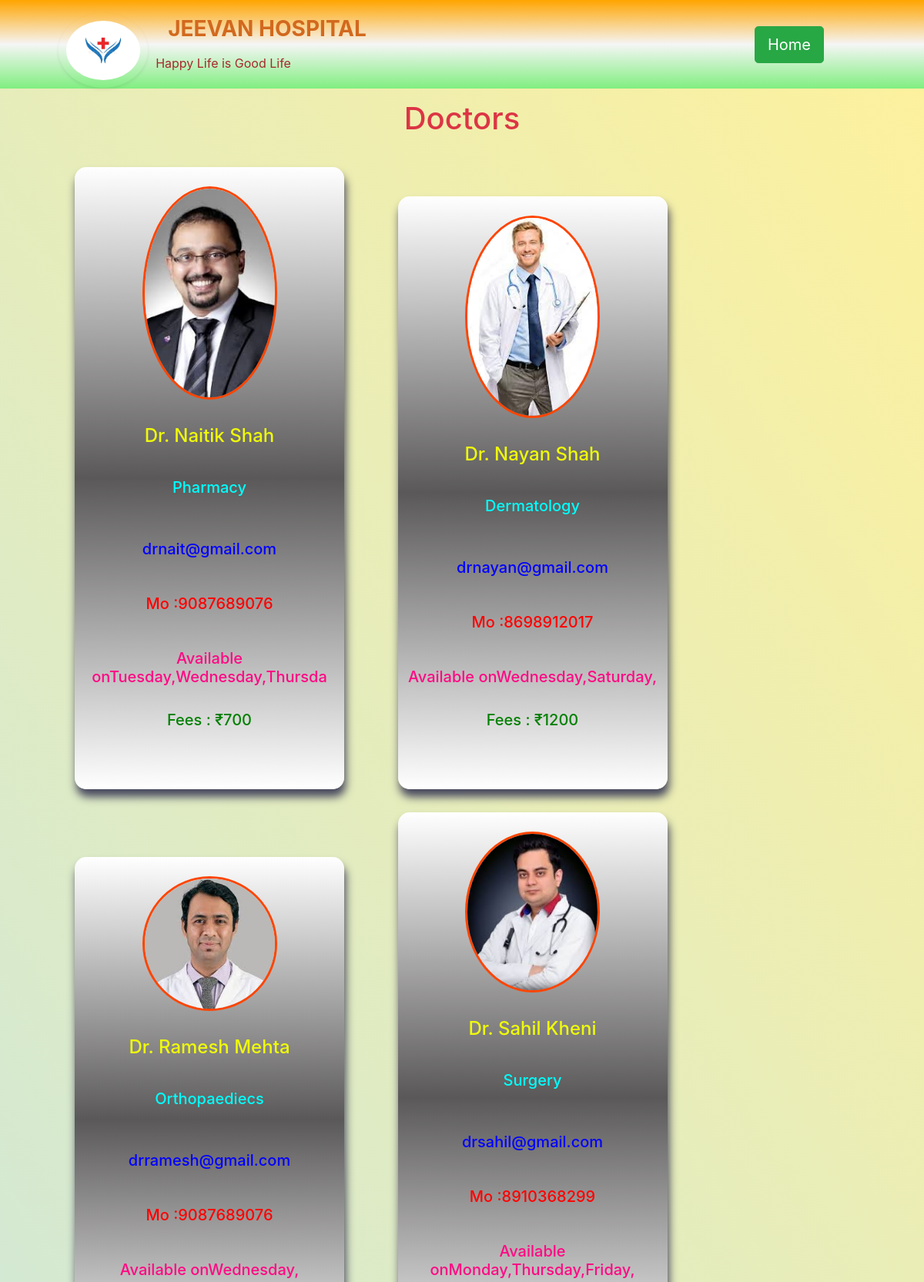
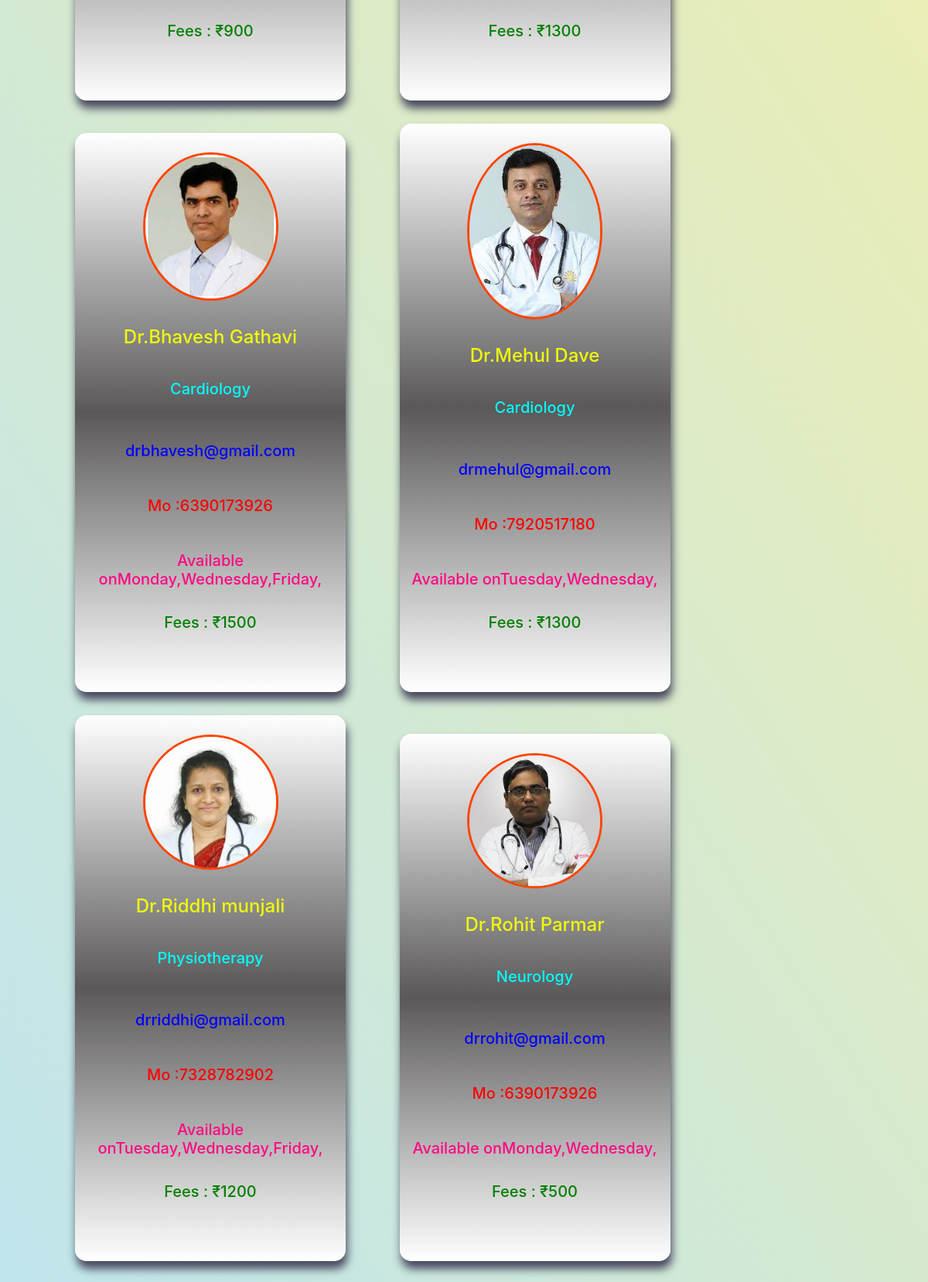
The app's page /doc.php (upper part) with its own data (2 pictures, top to bottom).
### tables this page shows
CREATE TABLE `doctor` (
  `did` int(10) NOT NULL,
  `doctornm` varchar(35) NOT NULL,
  `departnm` varchar(35) NOT NULL,
  `email` varchar(35) NOT NULL,
  `drimg` varchar(100) NOT NULL,
  `day` varchar(25) NOT NULL,
  `mobile` bigint(10) NOT NULL,
  `fees` bigint(5) NOT NULL
);

### doc.php (the view, shortened to what this page needs)
<!DOCTYPE html>
<html>
    <head>
        <link rel="stylesheet" href="https://cdn.jsdelivr.net/npm/bootstrap@4.6.1/dist/css/bootstrap.min.css">
        <link href="side1.css" rel="stylesheet">
    </head>
    <body>
    <header>
    <div class="tophead">
        <div class="brandlogo">
            <div class=" p-3 ">
                <div class="media pt-3 align-items-center">
                    <img src="images/logo1.png" width="20%" style="margin: 10px; padding: 10px;" class="rounded-circle  shadow-sm">
                    <div class="media-body">
                        <h3 class="m-3" style=" color:chocolate ;font-weight: bolder;"> JEEVAN HOSPITAL</h3>
                        <p class="font-weight-normal  pb-3" style="color: brown;">Happy Life is Good Life </p>
                    </div>
                </div>
            </div>
        </div>
        <div>
            <a href="main1.php">
                <button class="btn-lg  btn btn-success" style="margin-right: 130px;" >Home</button>
            </a>
        </div>
    </div>
    </header>
    <?php
$db = mysqli_connect("localhost", "root", "", "test");
$sql = "select * from  doctor";
$result = mysqli_query($db, $sql);
?>
      <section id="doctors1">
        <div id="demo2" class="carousel slide" data-ride="carousel">
  <div id="doctors" >
               <h1 class="text-danger text-center" style="padding-top:130px;">Doctors</h1>
                  <div class="container-fluid">
                      <div class="box-container mb-5  ml-3 pt-3 pr-3 pl-3 pb-5" style="margin-right:100px;" >
<?php
if ($result)
 {
  while($row = mysqli_fetch_array($result))
 {
?>
                         <div class="box2" style="margin-left: 50px;padding-bottom: 70px; ">
                                  <img  class="image rounded-circle" style="width: 50%;" src="./image/<?php echo $row['drimg']; ?>">
                                  <h1> <?php echo $row['doctornm']?></h1><br>
                                  <h5 style="color: aqua;"><?php echo $row['departnm']?></h5><br><br>
                                  <h5 style="color:blue;"><?php echo $row['email']?></h5><br>
                                  <h5 style="color: rgb(255, 0, 0);padding: 15px;">Mo :<?php echo $row['mobile']?></h5><br>
                                  <h5 style="color:rgb(255, 8, 132)">Available on<?php echo $row['day']?></h5><br>
                                  <h5 style="color:green">Fees :  ₹<?php echo $row['fees']?></h5>
                          </div>
<?php
 }
}
?>
                    </div>
                  </div>
            </div>
</div>
</section>
    </body>
</html>

### side1.css (style rules this page uses)
html { scroll-behavior: smooth; }
.tophead { width: 100%; height: 115px; background:linear-gradient(orange, whitesmoke,rgb(128, 238, 128)); display: flex; justify-content: space-between; align-items: center; z-index: 9999 !important; position: fixed; }
.brandlogo { padding: 50px; }

### doc.php (style rules this page uses)
.box-container .box2 { width: 350px; border-radius: 15px; text-align: center; margin: 15px; background:linear-gradient(white,rgb(90, 88, 88),white); box-shadow:2px 10px 12px rgb(71, 72, 94); display:inline-block; box-sizing:border-box; }
.box-container .box2 .image { margin:25px ; transition: 1s; border:3px solid orangered; }
.box-container .box2 h1 { color: rgb(239, 251, 10); font-size: 1.5rem; padding: .5rem 0; }
body { background: linear-gradient(57deg,rgb(182, 227, 249),rgb(254, 241, 156)); }
img { margin:25px ; transition: 1s; }

### records on screen
doctor: drimg (picture), doctornm "Dr. Naitik Shah", departnm "Pharmacy", email "drnait@gmail.com", mobile "9087689076", day "Tuesday,Wednesday,Thursda", fees "700"
doctor: drimg (picture), doctornm "Dr. Nayan Shah", departnm "Dermatology", email "drnayan@gmail.com", mobile "8698912017", day "Wednesday,Saturday,", fees "1200"
doctor: drimg (picture), doctornm "Dr. Ramesh Mehta", departnm "Orthopaediecs", email "drramesh@gmail.com", mobile "9087689076", day "Wednesday,", fees "900"
doctor: drimg (picture), doctornm "Dr. Sahil Kheni", departnm "Surgery", email "drsahil@gmail.com", mobile "8910368299", day "Monday,Thursday,Friday,", fees "1300"
doctor: drimg (picture), doctornm "Dr.Bhavesh Gathavi", departnm "Cardiology", email "drbhavesh@gmail.com", mobile "6390173926", day "Monday,Wednesday,Friday,", fees "1500"
doctor: drimg (picture), doctornm "Dr.Mehul Dave", departnm "Cardiology", email "drmehul@gmail.com", mobile "7920517180", day "Tuesday,Wednesday,", fees "1300"
doctor: drimg (picture), doctornm "Dr.Riddhi munjali", departnm "Physiotherapy", email "drriddhi@gmail.com", mobile "7328782902", day "Tuesday,Wednesday,Friday,", fees "1200"
doctor: drimg (picture), doctornm "Dr.Rohit Parmar", departnm "Neurology", email "drrohit@gmail.com", mobile "6390173926", day "Monday,Wednesday,", fees "500"
